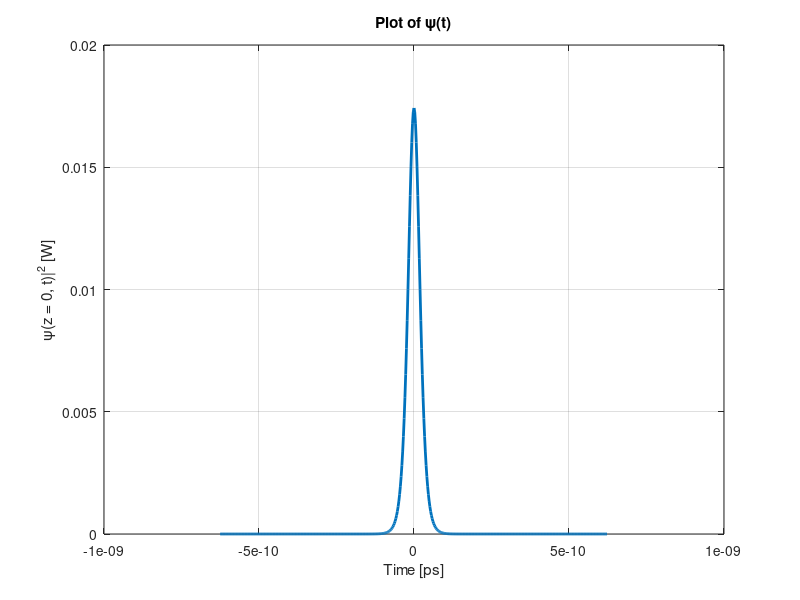

Write MATLAB code to recreate this figure.
clearvars; close('all'); clc;

L     = 28845; % Length of fiber [m]
gamma = 0.00199; % Nonlinear parameter [1/m/W]
beta2 = -2.1678e-26; % Groupe velocity dispersion parameter [sec^2/m]
loss  = 0; %0.0002; % Attenuation constant [dB/m]
alpha = loss/4.343;           % Attenuation constant [1/m]


T0   = 2.5e-11;  % Pulse width [sec]
Tm   =   25*T0;               % Time window [sec]
N    =   2^9;                % Number of modes in Fourier space
dt   =   2*Tm/N;              % Time resolution [sec]
dw   =   pi/Tm;               % Frequency resolution [rad/sec]
T    = -Tm:dt:Tm-dt;          % Time range [sec]
w    = -(pi/dt):dw:(pi/dt)-dw;% Frequency range [rad/sec]

h    = 28.845;                   % Space resolution [m]
M    = round(L/h);            % Number of space points

disp(['Updated number of samples: ' num2str(N)]);
disp(['Updated dt (time sampling rate): ' num2str(dt)]);


P0   = 0.017424;  % Peak power [Watt]
C    = 0;  % Chirp parameter
shape = "Hyperbolic secant pulse"; % Pulse shape

switch shape
    case "Gaussian pulse"
        A0 = sqrt(P0)*exp(-0.5*(1+1i*C)*(T/T0).^2);
    case "Hyperbolic secant pulse"
        A0 = sqrt(P0)*sech(T/T0).*exp(0.5i*C*(T/T0).^2);
    case "Super-Gaussian pulse"
        m = 1;  % Degree of edge sharpness
        A0 = sqrt(P0)*exp(-0.5*(1+1i*C)*(T/T0).^(2*m));
end


A       = zeros(M, N);  % Field A(z,T) : Matrix with all the calculated results
A(1,:)  = A0;           % Initial value A(0,T)

D = -alpha/2 + 0.5i*beta2*fftshift(w).^2;
%disp(D); 

for m = 2:M
    u = A(m-1,:);
    N = 1i*gamma*abs(u).^2;
    temp = fft( exp(h/2*D).*ifft(u)  );
    temp = exp(h*N).*temp;
    A(m,:) = fft(  exp(h/2*D).*ifft(temp)  );
end


psi_temporal_intensity = abs(A(end, :)).^2;  

% Plot the signal
figure;
plot(T, psi_temporal_intensity, 'LineWidth', 2);
xlabel('Time [ps]');
%ylabel('\psi(t)');
ylabel('\psi(z = 0, t)|^2 [W]');
title('Plot of \psi(t)');
grid on;

